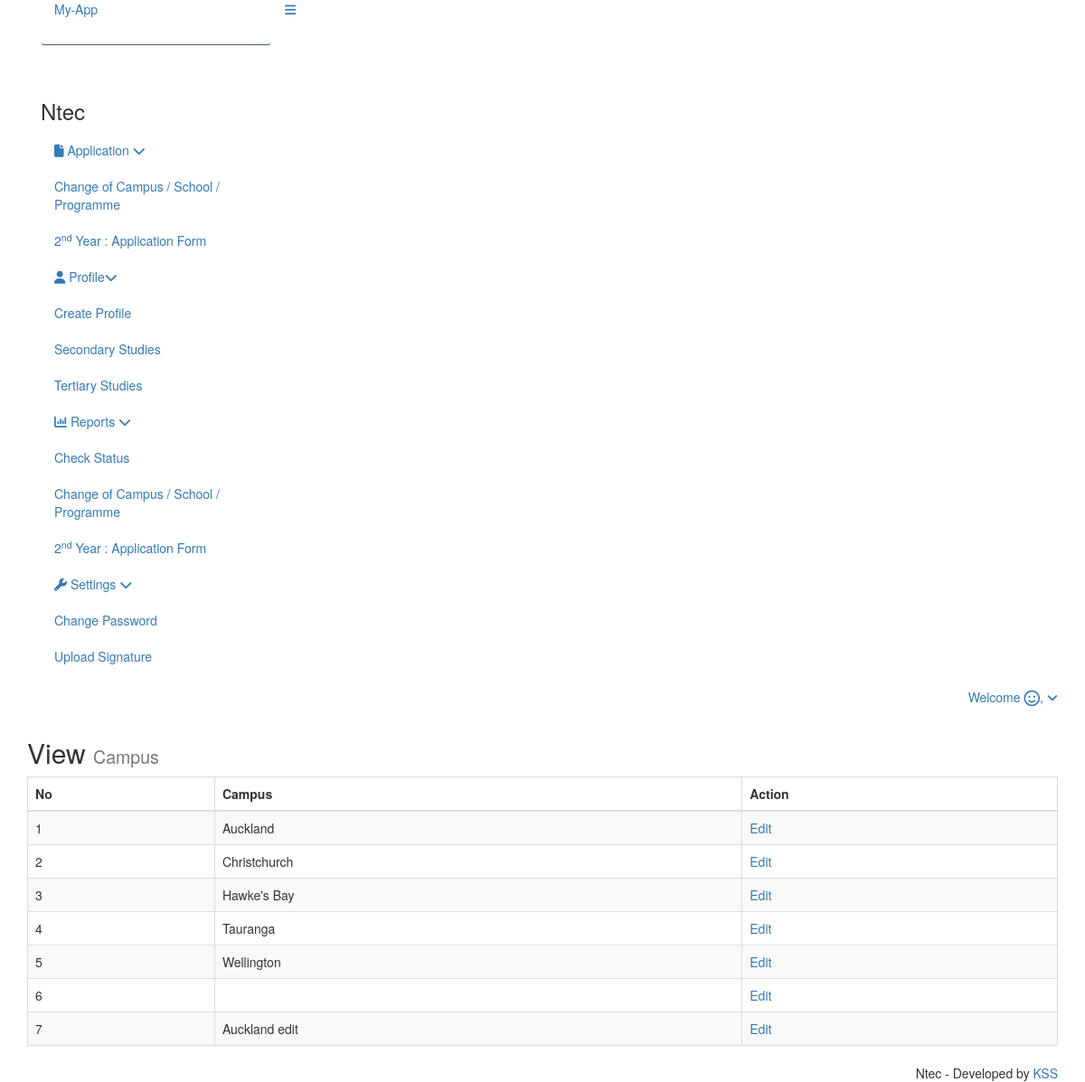
The app's page /index.php/campus/view_campus with its own data.
### tables this page shows
CREATE TABLE IF NOT EXISTS `campus` (
  `camId` int(11) NOT NULL AUTO_INCREMENT,
  `campusName` varchar(50) NOT NULL,
  PRIMARY KEY (`camId`)
);

### application/controllers/Campus.php (called while the page is built, shortened)
<?php if ( ! defined('BASEPATH')) exit('No direct script access allowed');
class Campus extends CI_Controller {
	public function view_campus(){
		$this->load->model('Campus_model');
		$data['campusData'] = $this->Campus_model->viewCampus();
		$this->load->view('dash/header');
		$this->load->view('campus/viewCampus',$data);
		$this->load->view('dash/footer');
	}
}

### index.php (called while the page is built, shortened)
<?php
require_once BASEPATH.'core/CodeIgniter.php';

### application/models/Campus_model.php (called while the page is built, shortened)
<?php
class Campus_model extends CI_Model {
	public function viewCampus() {
        $query = $this->db->get('campus');
		return $query->result_array();
    }
}

### application/views/campus/viewCampus.php (the view, shortened to what this page needs)
<div class="row">
       <div class="col-md-12 col-sm-12 col-xs-12">
           <div class="x_panel">
               <div class="x_title">
                   <h2>View <small>Campus</small></h2>
               </div>
               <div class="x_content">
                   <table id="datatable" class="table table-striped table-bordered">
                   <thead>
                     <tr>
                       <th>No</th>
                       <th>Campus</th>
                       <th>Action</th>
                     </tr>
                   </thead>
                   <tbody>
                   <?php
			$k = 0;
			while ($k < count($campusData)) {
				$camId = $campusData[$k]['camId'];
				$campusName = $campusData[$k]['campusName'];
			?>
                     <tr><td><?php echo $k + 1; ?></td><td><?php echo $campusName; ?></td><td><a href="<?php echo base_url();?>Campus/view/<?php echo $camId;?>">Edit</a></td></tr>
                     <?php
				$k++;
                     }
                     ?>
                   </tbody>
                 </table>
               </div>
           </div>
       </div>
   </div>

### records on screen
campus: campusName "Auckland"
campus: campusName "Christchurch"
campus: campusName "Hawke's Bay"
campus: campusName "Tauranga"
campus: campusName "Wellington"
campus: campusName "Auckland edit"
